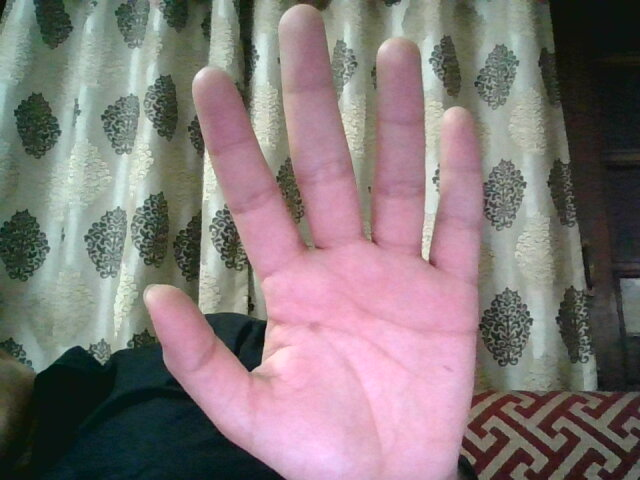
#> input picture Thresholding/myhand.jpg, 640 x 480 px
$ python otsuthresh.py
#> lines starting #> are read from the running program, lines starting #| are printed output that depends on the picture; after the words box and inside, x2 and y2 are one past the last pixel; in counts of white or black regions, pixels touching at a corner belong together
import cv2 as cv
import numpy as np
from matplotlib import pyplot as plt
img = cv.imread('myhand.jpg',0)
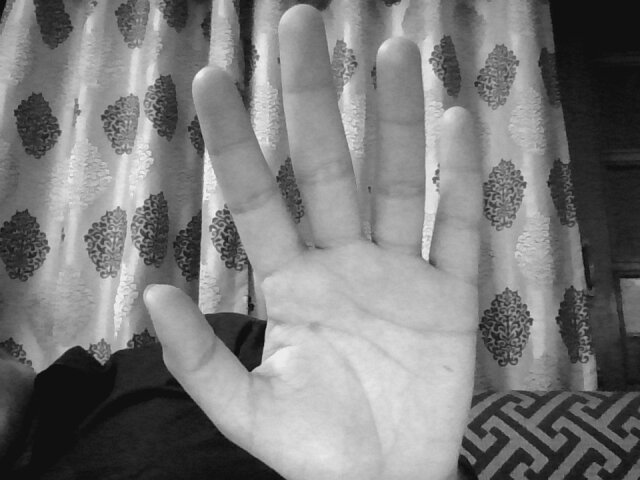
#> img: shape (480, 640); min 2, max 244, mean 123
# global thresholding
ret1,th1 = cv.threshold(img,127,255,cv.THRESH_BINARY)
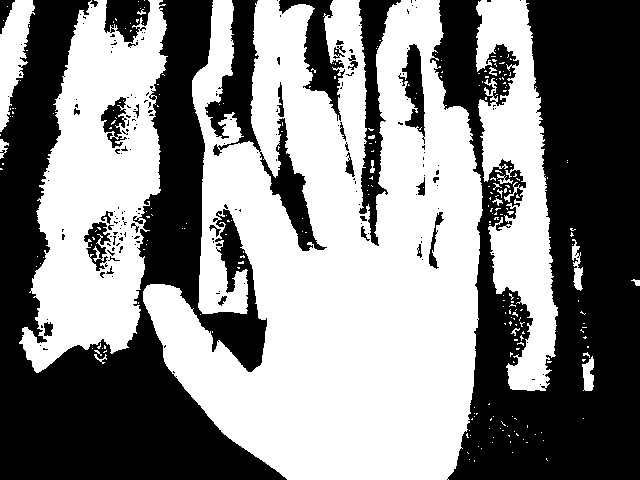
#> th1: shape (480, 640); 52.7% white; 188 black regions (156 under 20 px), largest, box (x1, y1, x2, y2) and area: (430, 0, 640, 480) 65239, (0, 0, 287, 480) 61484, (205, 0, 327, 251) 6207
# Otsu's thresholding
ret2,th2 = cv.threshold(img,0,255,cv.THRESH_BINARY+cv.THRESH_OTSU)
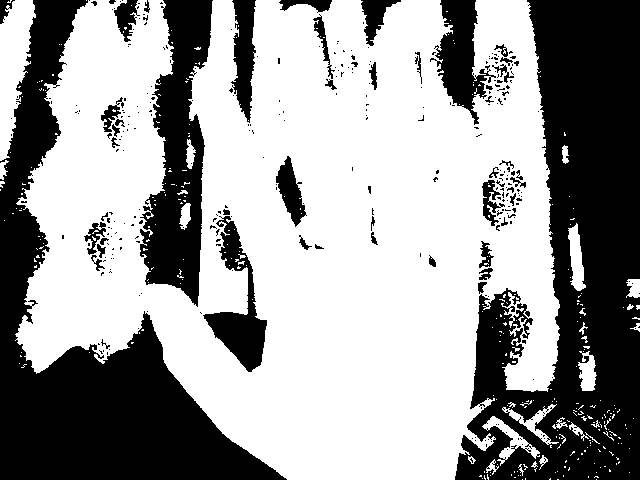
#> th2: shape (480, 640); 61.2% white; 317 black regions (266 under 20 px), largest, box (x1, y1, x2, y2) and area: (455, 0, 640, 480) 51252, (0, 0, 287, 480) 39525, (140, 0, 213, 307) 12209
#> ret2 = 110
# Otsu's thresholding after Gaussian filtering
blur = cv.GaussianBlur(img,(5,5),0)
ret3,th3 = cv.threshold(blur,0,255,cv.THRESH_BINARY+cv.THRESH_OTSU)
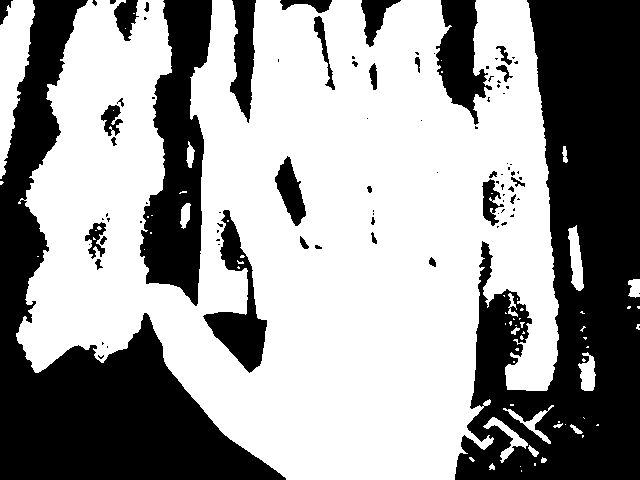
#> th3: shape (480, 640); 60.6% white; 93 black regions (57 under 20 px), largest, box (x1, y1, x2, y2) and area: (455, 0, 640, 480) 53347, (0, 0, 286, 480) 39964, (140, 0, 212, 306) 12472
#> ret3 = 111
# plot all the images and their histograms
images = [img, th1,
          img, th2,
          blur, th3]
titles = ['Original Image','Global Thresholding (v=127)',
          'Original Image',"Otsu's Thresholding",
          'Gaussian filtered Image',"Otsu's Thresholding"]
for i in range(3):
    plt.subplot(3,2,i*2+1),plt.imshow(images[i*2],'gray')
    plt.title(titles[i*2]), plt.xticks([]), plt.yticks([])
    plt.subplot(3,2,i*2+2),plt.imshow(images[i*2+1],'gray')
    plt.title(titles[i*2+1]), plt.xticks([]), plt.yticks([])
plt.show()
